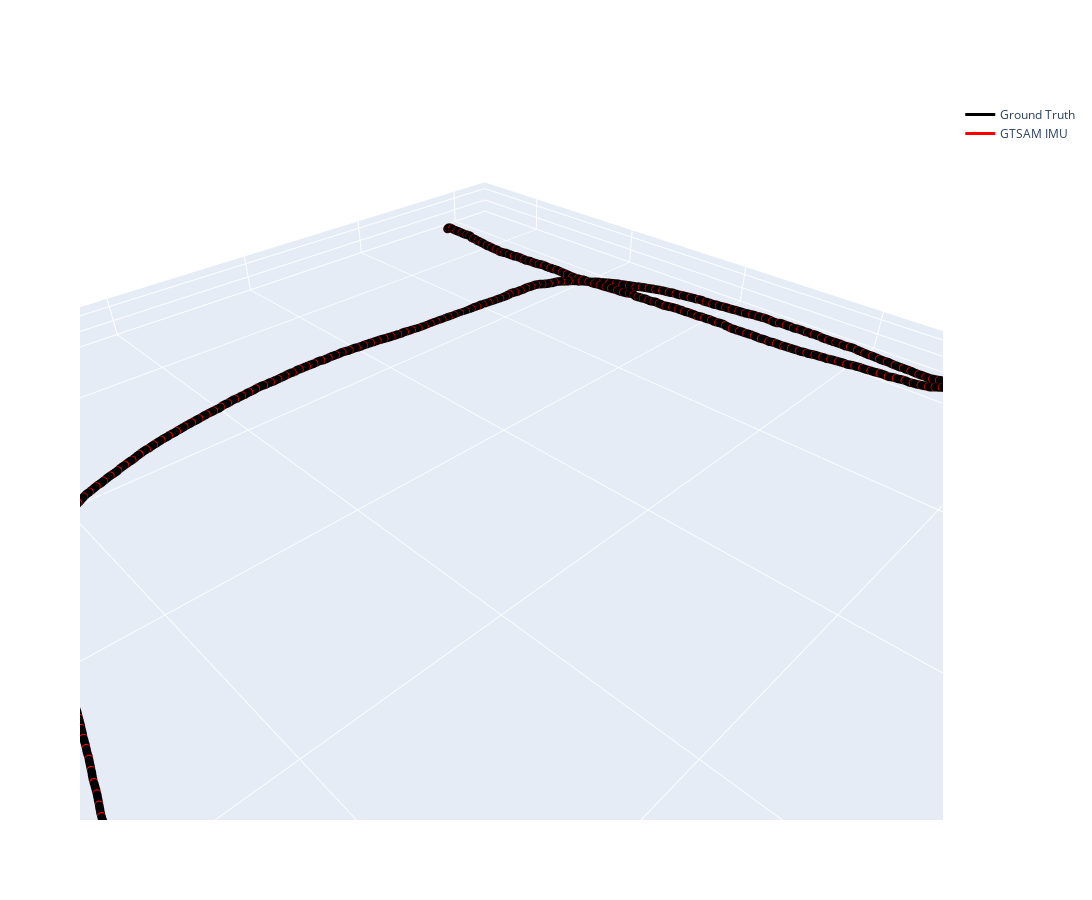

Here is the notebook cell this chart was saved with:
### Code cell
est_traj = np.array([result.atPose3(X(k)).translation() for k in range(i)])

fig = plot_poses(poses[:N_FRAMES], no_axes=True, color="black", name="Ground Truth")
fig = plot_path_3d(est_traj, fig=fig, color="red", name="GTSAM IMU")
fig.show()

### Figure 1 — Plotly figure (JSON) as saved in the notebook; plotly's stock layout.template omitted (floating-point values rounded to 4 significant figures; data arrays with more than 128 entries replaced by an {"elided": "..."} marker saying what was removed)
{"data": [{"hovertext": {"elided": "5000 float values"}, "line": {"color": "black", "width": 3}, "marker": {"color": "black", "size": 3}, "mode": "markers+lines", "name": "Ground Truth", "type": "scatter3d", "x": {"elided": "5000 float values"}, "y": {"elided": "5000 float values"}, "z": {"elided": "5000 float values"}}, {"hovertext": {"elided": "499 float values"}, "line": {"color": "red", "width": 3}, "marker": {"color": "red", "size": 3}, "mode": "markers+lines", "name": "GTSAM IMU", "type": "scatter3d", "x": {"elided": "499 float values"}, "y": {"elided": "499 float values"}, "z": {"elided": "499 float values"}}], "layout": {"height": 900, "scene": {"aspectmode": "data"}, "width": 1600}}
